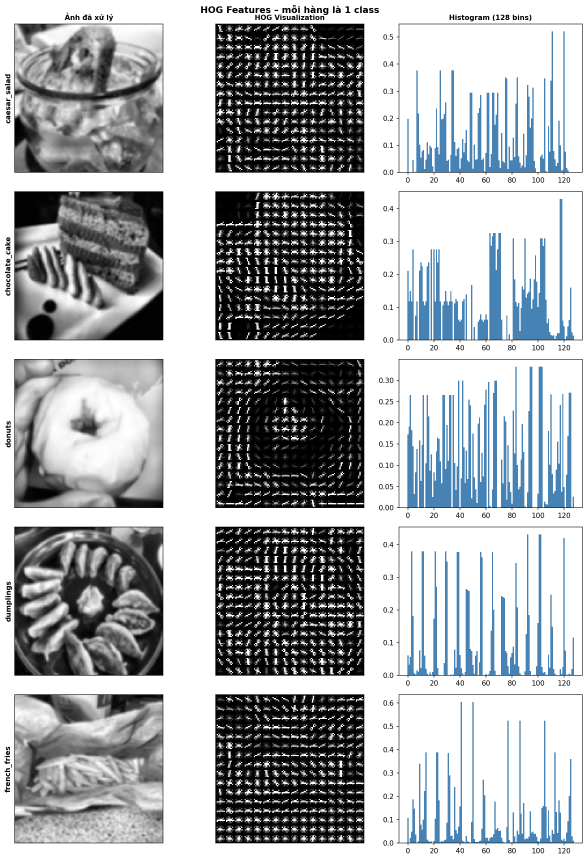
#> input picture 04_HOG_SVM/images/03_hog_visualization.png, 1761 x 2579 px (shown at 1/3 size)
$ python -i run_pipeline_2.py   (imports and definitions only)
#> lines starting #> are read from the running program, lines starting #| are printed output that depends on the picture
"""
04_HOG_SVM/pipeline.py
=======================
Pipeline HOG + Color Histogram + SVM hoàn chỉnh – tích hợp ImageEnhancer từ 02_preprocessing.

Cấu trúc dataset yêu cầu:
    dataset/
    ├── apple/
    │   ├── img001.jpg
    │   └── ...
    ├── banana/
    └── orange/

Chạy:
    python 04_HOG_SVM/pipeline.py --dataset dataset/
    python 04_HOG_SVM/pipeline.py --dataset dataset/ --test path/anh_test.jpg

Pipeline tự động:
    ① Đọc dataset  →  ② Tiền xử lý (Bilateral→CLAHE→Gray→Resize)
    →  ③ HOG features  +  Color Histogram features (HSV)
    →  ④ Concatenate → Feature vector tổng hợp
    →  ⑤ Train SVM  →  ⑥ Đánh giá  →  ⑦ Lưu ảnh kết quả

Tại sao thêm Color Histogram?
    • HOG mô tả hình dạng / cấu trúc gradient (shape).
    • Color Histogram mô tả phân bố màu sắc (appearance).
    • Kết hợp cả hai → bổ sung thông tin, tăng khả năng phân biệt.
    • Ví dụ: chuối (vàng) vs táo (đỏ) → màu sắc là đặc trưng mạnh.

Tại sao dùng không gian màu HSV?
    • H (Hue) = màu thuần, ít bị ảnh hưởng bởi ánh sáng.
    • S (Saturation) = độ bão hoà, phân biệt màu sặc sỡ vs trung tính.
    • V (Value) = độ sáng, bổ sung thông tin cường độ sáng.
    • Tách H ra khỏi độ sáng → histogram màu bền hơn với điều kiện chiếu sáng.
"""

import os
import sys
import argparse
import warnings
# [1 line not run here, left out]

import cv2
import numpy as np
import matplotlib
# [1 line not run here, left out]
import matplotlib.pyplot as plt

from skimage.feature import hog
from skimage import exposure
from joblib import Parallel, delayed
from tqdm import tqdm

from sklearn.svm import SVC
from sklearn.preprocessing import StandardScaler, LabelEncoder
from sklearn.pipeline import Pipeline
from sklearn.model_selection import train_test_split
from sklearn.metrics import (classification_report, confusion_matrix,
                              ConfusionMatrixDisplay, accuracy_score)
import pickle

# Thư mục lưu ảnh kết quả
OUTPUT_DIR = os.path.join(os.path.dirname(__file__), "images")
# [1 line not run here, left out]

# Tham số cố định
IMG_SIZE        = (128, 128)   # Resize tất cả ảnh về kích thước này
HOG_ORIENT      = 9            # Số bins histogram (0°–180°)
HOG_PPC         = (8, 8)       # Pixels per cell
HOG_CPB         = (2, 2)       # Cells per block

# Tham số Color Histogram
COLOR_BINS_H    = 16           # Bins cho kênh Hue   (0–180 trong OpenCV)
COLOR_BINS_S    = 8            # Bins cho kênh Saturation (0–255)
COLOR_BINS_V    = 8            # Bins cho kênh Value      (0–255)
# Tổng: 16+8+8 = 32 bins → feature vector nhỏ gọn, đủ phân biệt màu

SUPPORTED_EXT   = (".jpg", ".jpeg", ".png", ".bmp", ".tiff", ".webp")

class ImageEnhancer:
    """
    Pipeline enhance() (trên độ phân giải GỐC):
        Bilateral Filter  →  CLAHE trên kênh L (LAB)

    Resize tách ra khỏi enhance() và thực hiện CUỐI CÙNG ở preprocess_image()
    sau khi đã grayscale. Lý do:
        • Bilateral & CLAHE hiệu quả hơn ở độ phân giải cao.
        • Resize sau grayscale → tránh nội suy màu không cần thiết.
        • HOG chỉ cần ảnh đúng kích thước ở bước cuối.

    LƯU Ý với Color Histogram:
        Ảnh màu (BGR gốc sau enhance) cần được giữ lại riêng
        để trích xuất Color Histogram TRƯỚC khi grayscale.
    """

    def __init__(self, target_size=(128, 128), clip_limit=1.5):
#> further down, picture is the input picture: shape (2579, 1761, 3); mean B, G, R 174.9, 171.9, 168.4
        self.target_size = target_size
        self.clahe = cv2.createCLAHE(clipLimit=clip_limit, tileGridSize=(8, 8))

    # [26 lines left out: function resize_reflect_padding, not called in this run]

    def enhance(self, img_bgr: np.ndarray) -> np.ndarray:
        """
        Tăng cường ảnh trên độ phân giải GỐC (KHÔNG resize ở đây).

        Các bước:
            ① Bilateral Filter  – khử nhiễu, giữ cạnh
            ② CLAHE trên kênh L – tăng tương phản cục bộ
        """
        if img_bgr is None:
            return None

        blurred = cv2.bilateralFilter(img_bgr, d=5, sigmaColor=50, sigmaSpace=50)

        lab = cv2.cvtColor(blurred, cv2.COLOR_BGR2LAB)
#> lab: shape (2579, 1761, 3); mean of channels 0, 1, 2 173.5, 127.8, 126.1
        l, a, b = cv2.split(lab)
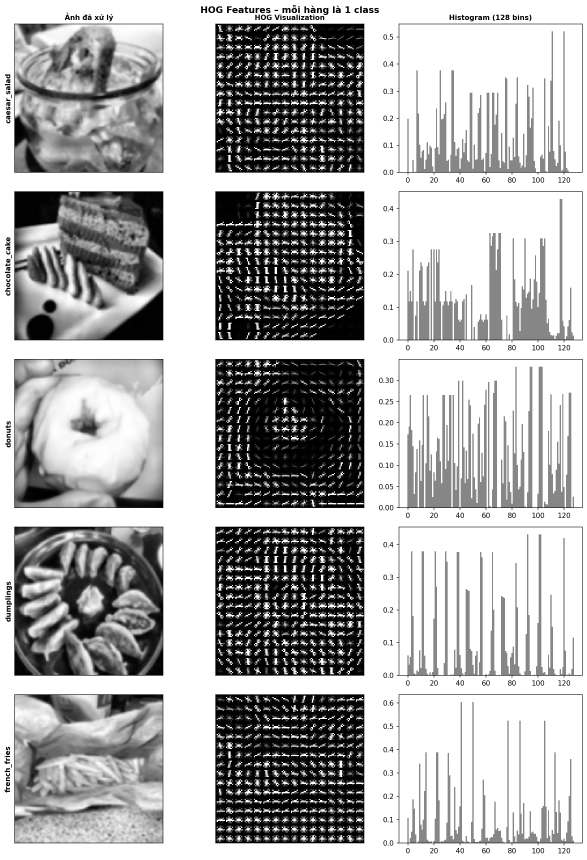
#> l: shape (2579, 1761) (shown at 1/3 size); min 0, max 255, mean 173.5
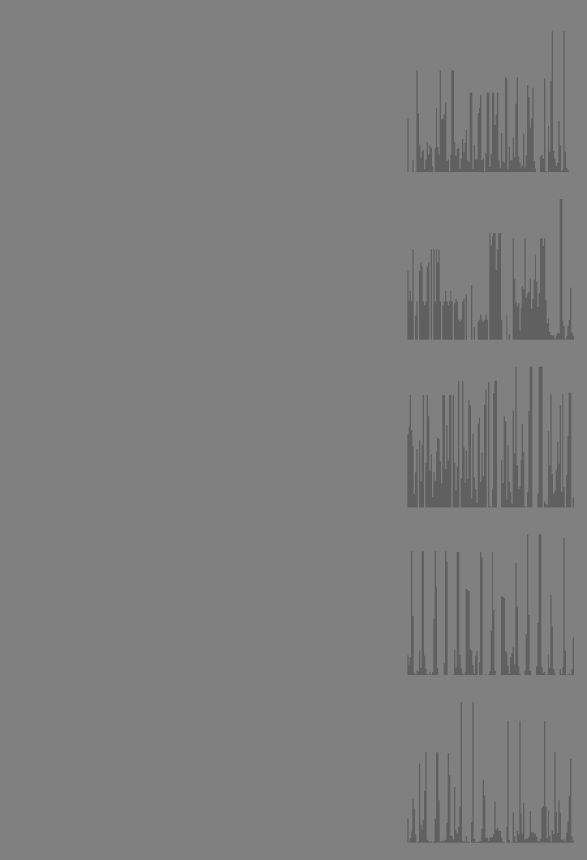
#> b: shape (2579, 1761) (shown at 1/3 size); min 96, max 128, mean 126.1
        l_enhanced = self.clahe.apply(l)
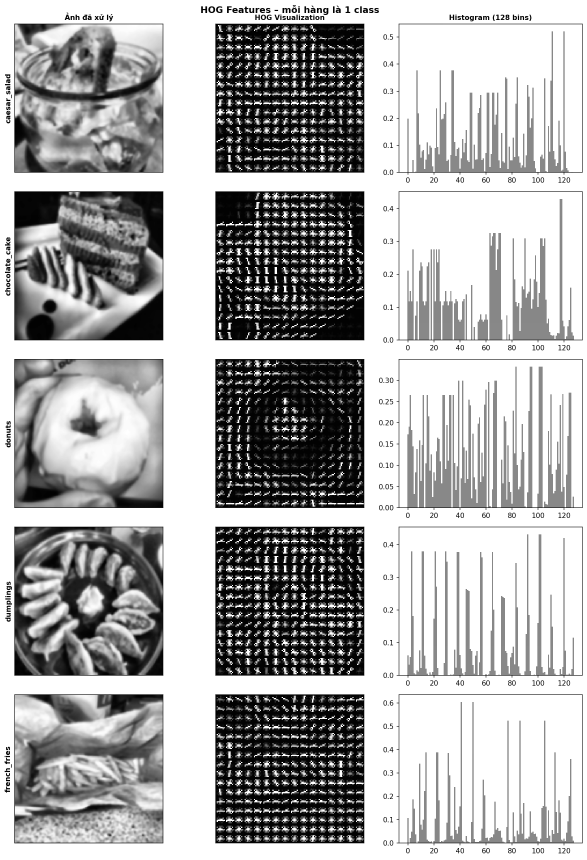
#> l_enhanced: shape (2579, 1761) (shown at 1/3 size); min 0, max 255, mean 173.3
        lab_enhanced = cv2.merge((l_enhanced, a, b))
#> lab_enhanced: shape (2579, 1761, 3); mean of channels 0, 1, 2 173.3, 127.8, 126.1
        img_enhanced = cv2.cvtColor(lab_enhanced, cv2.COLOR_LAB2BGR)
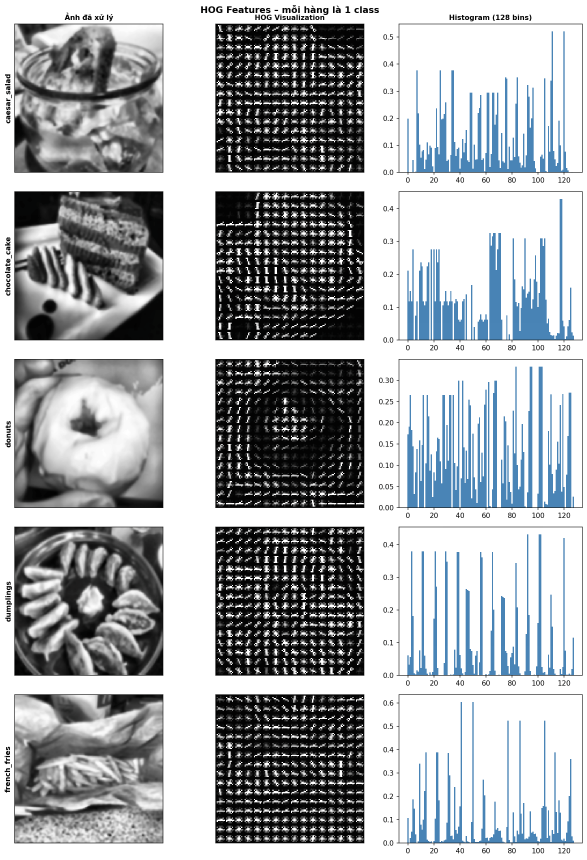
#> img_enhanced: shape (2579, 1761, 3) (shown at 1/3 size); mean B, G, R 174.8, 171.9, 168.4

        return img_enhanced


# Khởi tạo enhancer dùng chung toàn pipeline
enhancer = ImageEnhancer(target_size=IMG_SIZE, clip_limit=1.5)


#  BƯỚC 1 – ĐỌC DATASET
# [738 lines left out: functions load_dataset, visualize_samples, preprocess_image, preprocess_all, visualize_preprocessing, extract_hog and 11 more, not called in this run]


# [2 lines not run here, left out]

>>> import cv2
>>> picture = cv2.imread('images/03_hog_visualization.png')
>>> result = ImageEnhancer().enhance(picture)

$ run again, on 04_HOG_SVM/images/05_per_class_accuracy_80-20.png
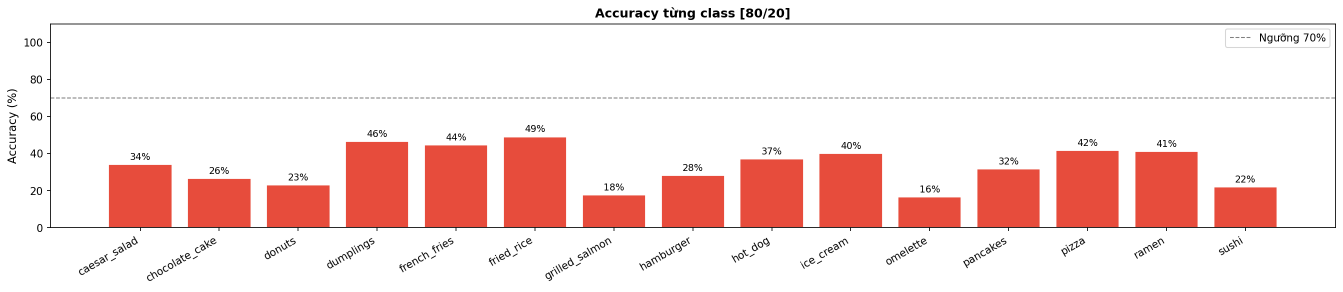
#> input picture 04_HOG_SVM/images/05_per_class_accuracy_80-20.png, 2685 x 583 px (shown at 1/2 size)
#> picture is the input picture: shape (583, 2685, 3); mean B, G, R 222.4, 224.7, 247.2
#> lab: shape (583, 2685, 3); mean of channels 0, 1, 2 233.9, 136.5, 134.2
#> in enhance, `l, a, b = cv2.split(lab)`:
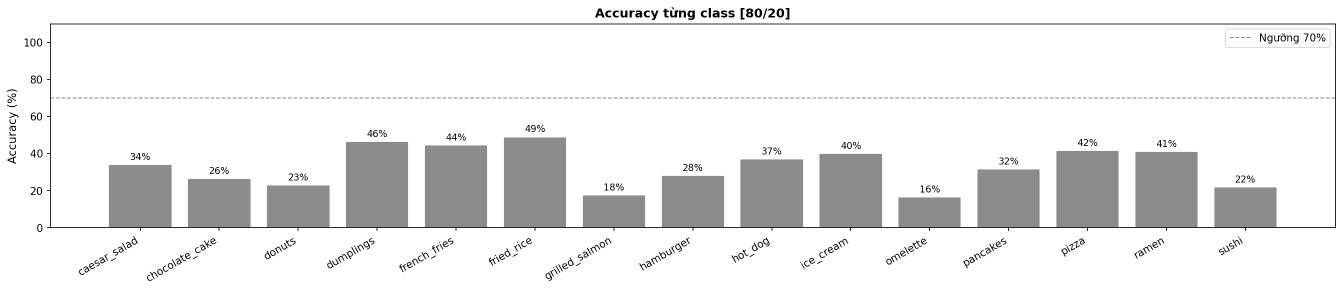
#> l: shape (583, 2685) (shown at 1/2 size); min 0, max 255, mean 233.9
#> in enhance, `l, a, b = cv2.split(lab)`:
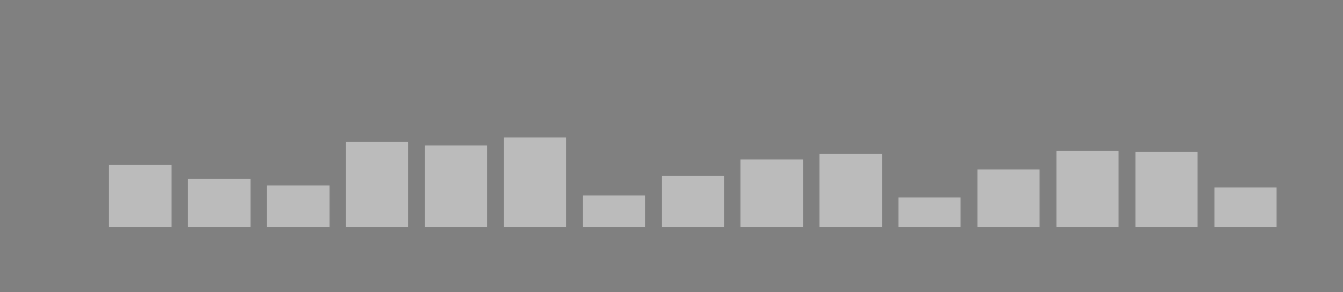
#> a: shape (583, 2685) (shown at 1/2 size); min 128, max 187, mean 136.5
#> lab_enhanced: shape (583, 2685, 3); mean of channels 0, 1, 2 233.8, 136.5, 134.2
